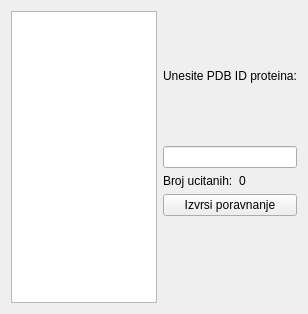
<?xml version="1.0" encoding="UTF-8"?>
<ui version="4.0">
 <class>Form</class>
 <widget class="QWidget" name="Form">
  <property name="geometry">
   <rect>
    <x>0</x>
    <y>0</y>
    <width>308</width>
    <height>314</height>
   </rect>
  </property>
  <property name="windowTitle">
   <string>Form</string>
  </property>
  <layout class="QHBoxLayout" name="horizontalLayout">
   <item>
    <widget class="QListWidget" name="listWidget">
     <property name="maximumSize">
      <size>
       <width>1000</width>
       <height>500</height>
      </size>
     </property>
    </widget>
   </item>
   <item>
    <layout class="QVBoxLayout" name="verticalLayout">
     <item>
      <widget class="QLabel" name="label">
       <property name="text">
        <string>Unesite PDB ID proteina:</string>
       </property>
      </widget>
     </item>
     <item>
      <widget class="QLineEdit" name="lineEdit"/>
     </item>
     <item>
      <layout class="QFormLayout" name="formLayout">
       <item row="0" column="0">
        <widget class="QLabel" name="label_3">
         <property name="text">
          <string>Broj ucitanih:</string>
         </property>
        </widget>
       </item>
       <item row="0" column="1">
        <widget class="QLabel" name="label_Counter">
         <property name="text">
          <string>0</string>
         </property>
        </widget>
       </item>
       <item row="1" column="0" colspan="2">
        <widget class="QPushButton" name="pushButton">
         <property name="text">
          <string>Izvrsi poravnanje</string>
         </property>
        </widget>
       </item>
      </layout>
     </item>
    </layout>
   </item>
  </layout>
 </widget>
 <resources/>
 <connections/>
</ui>
